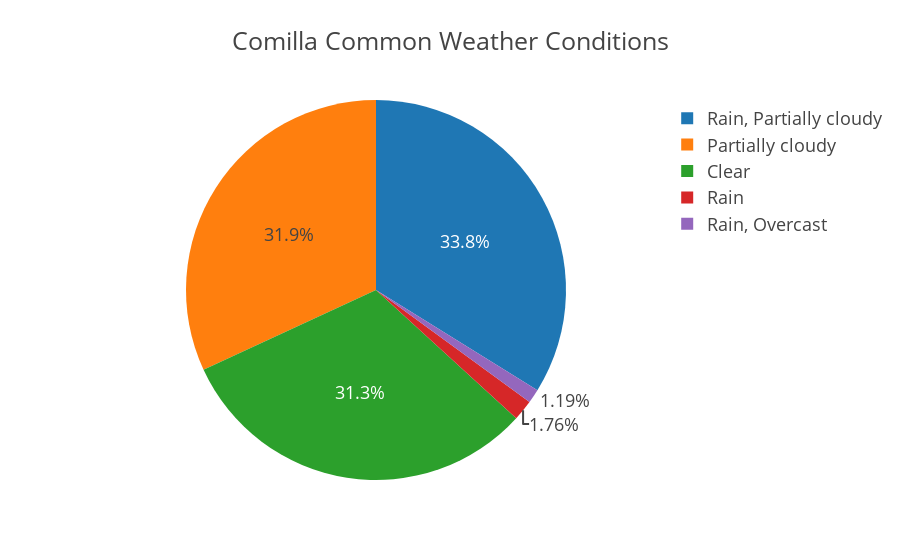

The code cell stored with this chart in its notebook:
### Markdown cell above
---

Pie Chart of Comilla Common Weather Conditions In Percentage:
    
---

### Code cell
weather_conditions = df['conditions'].value_counts().reset_index()
weather_conditions.columns = ['Condition', 'Count']
weather_conditions = weather_conditions.sort_values(by='Count', ascending=False)
fig = px.pie(weather_conditions, names='Condition',values='Count',title='Comilla Common Weather Conditions',template='presentation')
fig.show()

### Figure 1 — Plotly figure (JSON) as saved in the notebook; plotly's stock layout.template omitted (floating-point values rounded to 4 significant figures)
{"data": [{"domain": {"x": [0, 1], "y": [0, 1]}, "hovertemplate": "Condition=%{label}<br>Count=%{value}<extra></extra>", "labels": ["Rain, Partially cloudy", "Partially cloudy", "Clear", "Rain", "Rain, Overcast"], "legendgroup": "", "name": "", "showlegend": true, "type": "pie", "values": [712, 671, 659, 37, 25]}], "layout": {"autosize": true, "legend": {"tracegroupgap": 0}, "title": {"text": "Comilla Common Weather Conditions"}}}
